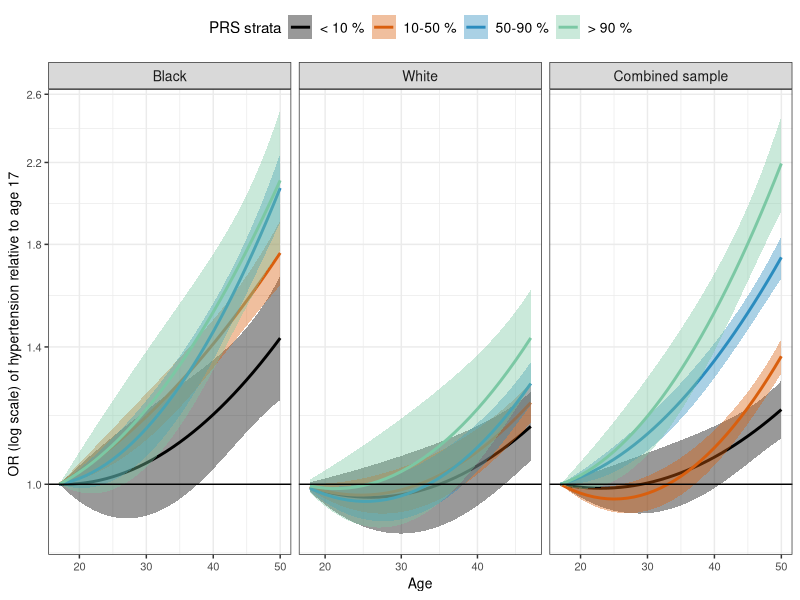

This figure's R source:
library(ggplot2)
library(dplyr)


figure7_df<- read.csv("../Source_Data/2022-03-12_Data_figure7.csv")

#reorder facet wrap
figure7_df$Race<-factor(figure7_df$Race, levels = c("Black","White","Combined sample"))

plot<-ggplot(figure7_df, aes(age, OR)) + 
            geom_smooth(aes(ymin = low_OR, 
                            ymax = high_OR, 
                            fill = group, 
                            colour = group), stat = "identity" ) + 
            scale_colour_manual("PRS strata",values=c('#000000','#d95f0e', '#2b8cbe','#7BC8A4' ),
                              labels=c("< 10 %", "10-50 %", "50-90 %", "> 90 %")) + 
            scale_fill_manual("PRS strata",values=c('#000000','#d95f0e', '#2b8cbe','#7BC8A4'), 
                              labels=c("< 10 %", "10-50 %", "50-90 %", "> 90 %")) + 
            xlab("Age") + 
            geom_hline(yintercept = 1, 
                       size=0.5) + 
            scale_y_continuous(trans = "log", breaks = c(1,1.4,1.8,2.2,2.6))+
            ylab("OR (log scale) of hypertension relative to age 17 ") + 
            theme_bw() +
            theme(text = element_text(size=10),
                  legend.title=element_text(size=11), 
                  legend.text=element_text(size=10),
                  strip.text = element_text(size = 10), legend.position = "top")


jpeg("output/here", units = "in", width=8, height = 4, res = 300)

plot+ facet_wrap(~Race, scales = "free_x")

dev.off()




